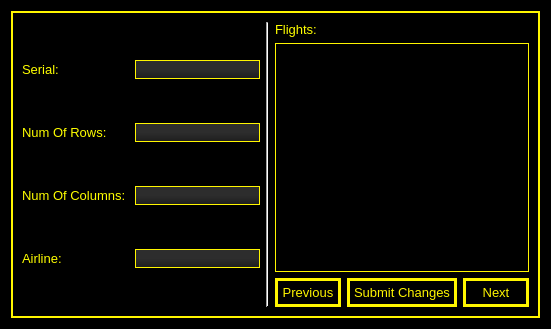
<?xml version="1.0" encoding="UTF-8"?>
<ui version="4.0">
 <class>AirplanesPage</class>
 <widget class="QWidget" name="AirplanesPage">
  <property name="geometry">
   <rect>
    <x>0</x>
    <y>0</y>
    <width>551</width>
    <height>329</height>
   </rect>
  </property>
  <property name="windowTitle">
   <string>Form</string>
  </property>
  <property name="styleSheet">
   <string notr="true">#AirplanesPage {
	background-color: rgb(0, 0, 0);
}

#frame {
	border: 2px solid #fff600;
}

QLabel {
	color: rgb(255, 255, 0)
}

QLineEdit, QPlainTextEdit {
	
	background-color: rgb(0, 0, 0);
	border: 1px solid #fff600;
	color: #fff600;
}

QLineEdit {
	 background-color: qlineargradient(spread:pad, x1:0.517, y1:0, x2:0.517, y2:1, stop:0 rgba(45, 45, 45, 255), stop:0.505682 rgba(45, 45, 45, 255), stop:1 rgba(29, 29, 29, 255));
}

QPushButton {
	background: rgb(0, 0, 0);
	color: rgb(255, 246, 0);
	border: 3px solid #fff600;
	padding: 4px;
}

QPushButton:hover {
	background: rgb(255, 246, 0);
	color:  rgb(0, 0, 0);
}

QPushButton:disabled {
	background: rgb(134, 141, 157);
}


* {
	font-size: 10pt;
}</string>
  </property>
  <layout class="QHBoxLayout" name="horizontalLayout_2">
   <item>
    <widget class="QFrame" name="frame">
     <property name="frameShape">
      <enum>QFrame::StyledPanel</enum>
     </property>
     <property name="frameShadow">
      <enum>QFrame::Raised</enum>
     </property>
     <layout class="QHBoxLayout" name="horizontalLayout_3">
      <item>
       <layout class="QVBoxLayout" name="verticalLayout_3">
        <item>
         <layout class="QHBoxLayout" name="horizontalLayout_7">
          <item>
           <widget class="QLabel" name="label_5">
            <property name="text">
             <string>Serial: </string>
            </property>
           </widget>
          </item>
          <item>
           <widget class="QLineEdit" name="txtSerial">
            <property name="sizePolicy">
             <sizepolicy hsizetype="Fixed" vsizetype="Fixed">
              <horstretch>0</horstretch>
              <verstretch>0</verstretch>
             </sizepolicy>
            </property>
           </widget>
          </item>
         </layout>
        </item>
        <item>
         <layout class="QHBoxLayout" name="horizontalLayout_8">
          <item>
           <widget class="QLabel" name="label_6">
            <property name="text">
             <string>Num Of Rows: </string>
            </property>
           </widget>
          </item>
          <item>
           <widget class="QLineEdit" name="txtNumOfRows">
            <property name="sizePolicy">
             <sizepolicy hsizetype="Fixed" vsizetype="Fixed">
              <horstretch>0</horstretch>
              <verstretch>0</verstretch>
             </sizepolicy>
            </property>
            <property name="readOnly">
             <bool>true</bool>
            </property>
           </widget>
          </item>
         </layout>
        </item>
        <item>
         <layout class="QHBoxLayout" name="horizontalLayout_9">
          <item>
           <widget class="QLabel" name="label_7">
            <property name="text">
             <string>Num Of Columns: </string>
            </property>
           </widget>
          </item>
          <item>
           <widget class="QLineEdit" name="txtNumOfCols">
            <property name="sizePolicy">
             <sizepolicy hsizetype="Fixed" vsizetype="Fixed">
              <horstretch>0</horstretch>
              <verstretch>0</verstretch>
             </sizepolicy>
            </property>
            <property name="readOnly">
             <bool>true</bool>
            </property>
           </widget>
          </item>
         </layout>
        </item>
        <item>
         <layout class="QHBoxLayout" name="horizontalLayout_14">
          <item>
           <widget class="QLabel" name="lblAirline_2">
            <property name="text">
             <string>Airline:</string>
            </property>
           </widget>
          </item>
          <item>
           <widget class="QLineEdit" name="txtAirline">
            <property name="sizePolicy">
             <sizepolicy hsizetype="Fixed" vsizetype="Fixed">
              <horstretch>0</horstretch>
              <verstretch>0</verstretch>
             </sizepolicy>
            </property>
            <property name="readOnly">
             <bool>true</bool>
            </property>
           </widget>
          </item>
         </layout>
        </item>
       </layout>
      </item>
      <item>
       <widget class="Line" name="line_2">
        <property name="orientation">
         <enum>Qt::Vertical</enum>
        </property>
       </widget>
      </item>
      <item>
       <layout class="QVBoxLayout" name="verticalLayout_2">
        <item>
         <widget class="QLabel" name="label">
          <property name="text">
           <string>Flights:</string>
          </property>
         </widget>
        </item>
        <item>
         <widget class="QPlainTextEdit" name="plainFlights"/>
        </item>
        <item>
         <layout class="QHBoxLayout" name="horizontalLayout">
          <item>
           <widget class="QPushButton" name="btnPre">
            <property name="text">
             <string>Previous</string>
            </property>
           </widget>
          </item>
          <item>
           <widget class="QPushButton" name="btnSubmit">
            <property name="text">
             <string>Submit Changes</string>
            </property>
           </widget>
          </item>
          <item>
           <widget class="QPushButton" name="btnNext">
            <property name="text">
             <string>Next</string>
            </property>
           </widget>
          </item>
         </layout>
        </item>
       </layout>
      </item>
     </layout>
    </widget>
   </item>
  </layout>
 </widget>
 <resources/>
 <connections/>
</ui>
